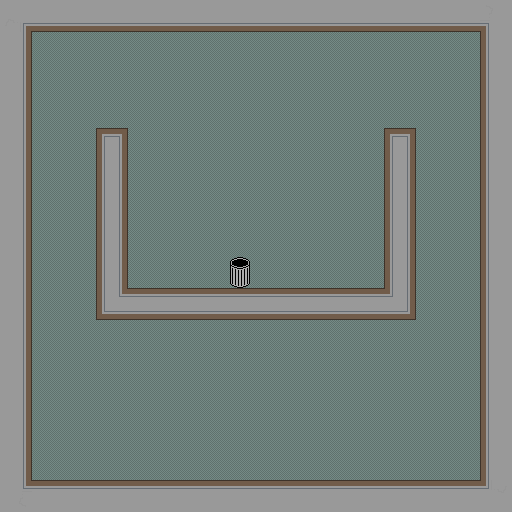

A 2D game scene composited from a Tiled map and its tileset images. What follows is a short description and the map's XML, with every tile layer's data as written:
An orthogonal 16x16 tile map with 32x32 px tiles, 2 tile layers (Tile Layer 1, Tile Layer 2), 2 tilesets and 11 objects.

<map version="1.2" tiledversion="1.2.0" orientation="orthogonal" renderorder="right-down" width="16" height="16" tilewidth="32" tileheight="32" infinite="0" nextlayerid="7" nextobjectid="27">
 <tileset firstgid="1" name="image" tilewidth="32" tileheight="32" tilecount="256" columns="16">
  <image source="image.png" width="512" height="512" />
 </tileset>
 <tileset firstgid="257" name="oltile" tilewidth="32" tileheight="32" tilecount="28" columns="28">
  <image source="oltile.png" width="896" height="32" />
 </tileset>
 <layer id="1" name="Tile Layer 1" width="16" height="16">
  <data encoding="csv">
273,273,273,273,273,273,273,273,273,273,273,273,273,273,273,273,
273,273,273,273,273,273,273,273,273,273,273,273,273,273,273,273,
273,273,273,273,273,273,273,273,273,273,273,273,273,273,273,273,
273,273,273,273,273,273,273,273,273,273,273,273,273,273,273,273,
273,273,273,273,273,273,273,273,273,273,273,273,273,273,273,273,
273,273,273,273,273,273,273,273,273,273,273,273,273,273,273,273,
273,273,273,273,273,273,273,273,273,273,273,273,273,273,273,273,
273,273,273,273,273,273,273,273,273,273,273,273,273,273,273,273,
273,273,273,273,273,273,273,273,273,273,273,273,273,273,273,273,
273,273,273,273,273,273,273,273,273,273,273,273,273,273,273,273,
273,273,273,273,273,273,273,273,273,273,273,273,273,273,273,273,
273,273,273,273,273,273,273,273,273,273,273,273,273,273,273,273,
273,273,273,273,273,273,273,273,273,273,273,273,273,273,273,273,
273,273,273,273,273,273,273,273,273,273,273,273,273,273,273,273,
273,273,273,273,273,273,273,273,273,273,273,273,273,273,273,273,
273,273,273,273,273,273,273,273,273,273,273,273,273,273,273,273
</data>
 </layer>
 <objectgroup id="2" name="Walls">
  <object id="4" x="-1.33333" y="-1.33333" width="514.667" height="22" />
  <object id="5" x="-1.33333" y="0" width="32" height="513.333" />
  <object id="6" x="0" y="480" width="510.667" height="33.3333" />
  <object id="7" x="488.667" y="0" width="23.3333" height="510.667" />
  <object id="15" x="100" y="286" width="314" height="26" />
  <object id="20" x="102" y="128" width="26" height="166" />
  <object id="21" x="390" y="130" width="26" height="178" />
 </objectgroup>
 <objectgroup id="3" name="Start/End">
  <object id="19" x="220" y="256" width="36" height="30" />
 </objectgroup>
 <objectgroup id="5" name="Ghosts">
  <object id="24" x="50" y="200">
   <point />
  </object>
  <object id="25" x="485" y="196">
   <point />
  </object>
 </objectgroup>
 <objectgroup id="6" name="Hero">
  <object id="26" x="254" y="425">
   <point />
  </object>
 </objectgroup>
 <layer id="4" name="Tile Layer 2" width="16" height="16">
  <data encoding="csv">
270,274,274,274,274,274,274,274,274,274,274,274,274,274,274,269,
276,0,0,0,0,0,0,0,0,0,0,0,0,0,0,275,
276,0,0,0,0,0,0,0,0,0,0,0,0,0,0,275,
276,0,0,0,0,0,0,0,0,0,0,0,0,0,0,275,
276,0,0,260,0,0,0,0,0,0,0,0,260,0,0,275,
276,0,0,284,0,0,0,0,0,0,0,0,284,0,0,275,
276,0,0,284,0,0,0,0,0,0,0,0,284,0,0,275,
276,0,0,284,0,0,0,0,0,0,0,0,284,0,0,275,
276,0,0,284,0,0,0,278,0,0,0,0,284,0,0,275,
276,0,0,265,283,283,283,283,283,283,283,283,266,0,0,275,
276,0,0,0,0,0,0,0,0,0,0,0,0,0,0,275,
276,0,0,0,0,0,0,0,0,0,0,0,0,0,0,275,
276,0,0,0,0,0,0,0,0,0,0,0,0,0,0,275,
276,0,0,0,0,0,0,0,0,0,0,0,0,0,0,275,
276,0,0,0,0,0,0,0,0,0,0,0,0,0,0,275,
272,277,277,277,277,277,277,277,277,277,277,277,277,277,277,271
</data>
 </layer>
</map>
